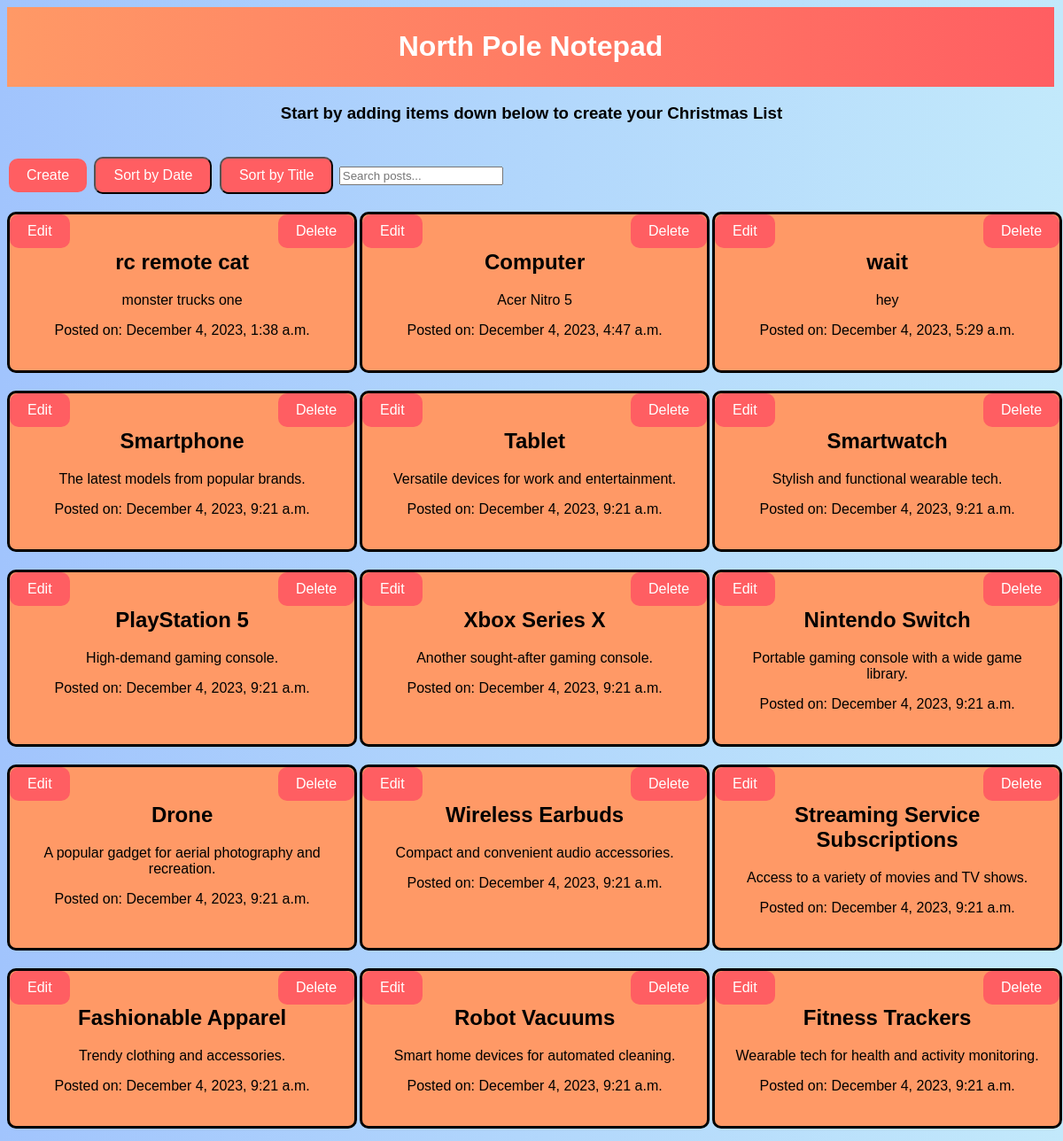
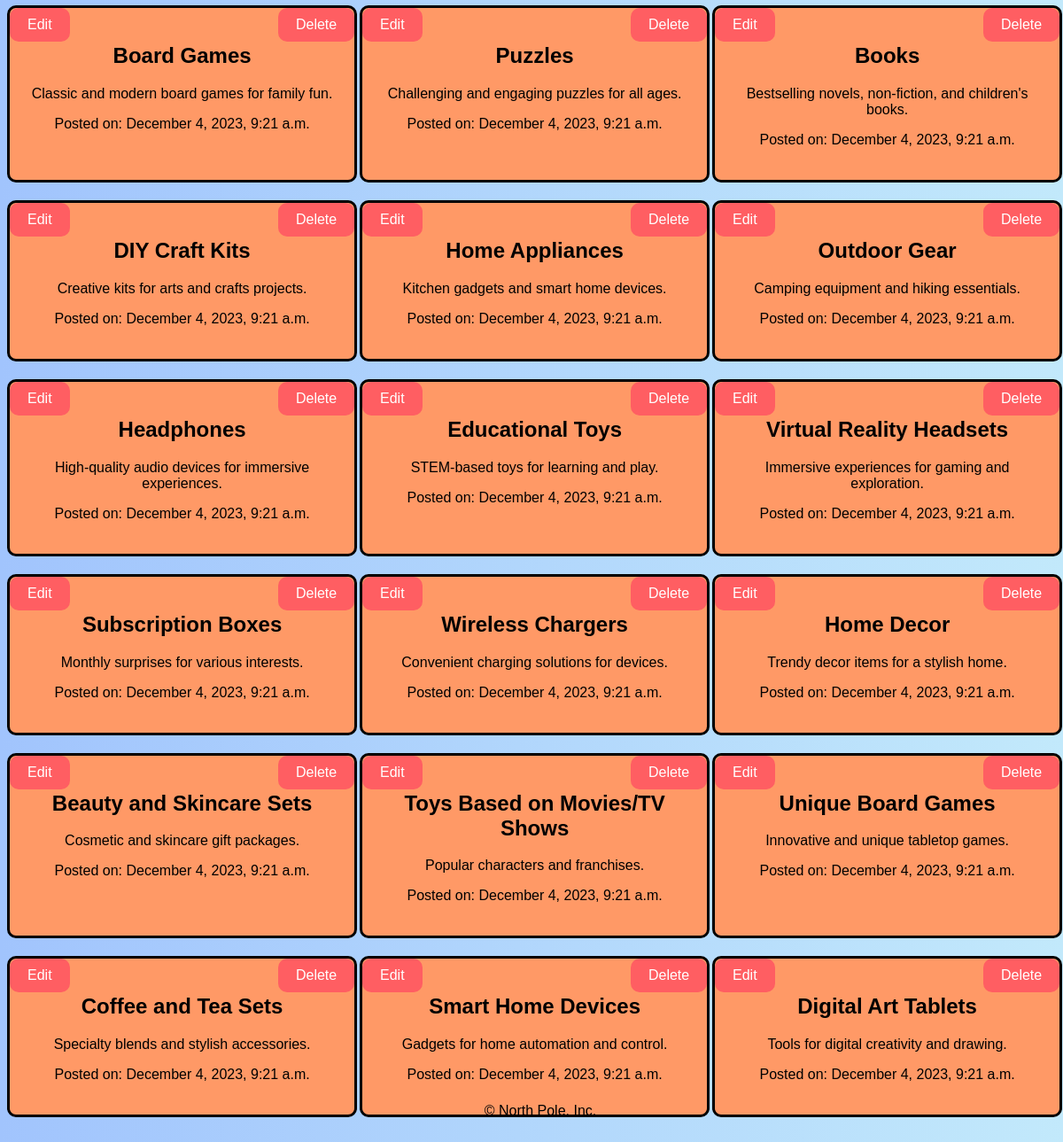
The page / on the database its author committed (2 pictures, top to bottom).
### blog_app/models.py (models this page shows)
class Post(models.Model):
    title = models.CharField(max_length=200)
    content = models.TextField()
    created_at = models.DateTimeField(auto_now_add=True)

### blog_app/views.py (the view)
# urls.py: path('', views.post_list, name='post_list'),
def post_list(request):
    posts = Post.objects.all()
    return render(request, 'post_list.html', {'posts': posts})

### blog_app/templates/post_list.html (shortened to what this page needs)
{% extends 'base.html' %}
{% load static %}
{% block content %}
    <center>
        <h3>Start by adding items down below to create your Christmas List</h3>
    </center>
    <a href="{% url 'post_new' %}" class="button">Create</a>
    <button id="sort-by-date" class="button">Sort by Date</button>
    <button id="sort-by-title" class="button">Sort by Title</button>
    <input type="text" id="search-bar" placeholder="Search posts...">
    <div class="post-container">
        {% for post in posts %}
        <div class="post" id="post-{{ post.id }}" data-created="{{ post.created_at }}" data-title="{{ post.title|escapejs }}">
            <a href="{% url 'post_delete' post.id %}" class="delete-button">Delete</a>
            <a href="{% url 'post_edit' post.id %}" class="edit-button">Edit</a>
            <h2>{{ post.title }}</h2>
            <p>{{ post.content }}</p>
            <p>Posted on: {{ post.created_at|date:"F j, Y, P" }}</p>
        </div>
        {% endfor %}
    </div>
{% endblock %}

### blog_app/static/styles.css (style rules this page uses)
body { font-family: Arial, sans-serif; background: linear-gradient(to right, #a1c4fd, #c2e9fb); }
.post-container { column-gap: 10px; display: grid; grid-template-columns: repeat(3, 1fr); }
.post { break-inside: avoid; padding: 20px; margin-bottom: 20px; border: 3px solid #000000; background-color: #ff9966; text-align: center; position: relative; border-radius: 10px; width: 90%; }
.button { background-color: #ff5e62; color: white; padding: 10px 20px; text-align: center; text-decoration: none; display: inline-block; font-size: 16px; margin: 20px 2px; cursor: pointer; border-radius: 10px; }
.delete-button { position: absolute; top: 0; right: 0; background-color: #ff5e62; color: white; padding: 10px 20px; text-align: center; text-decoration: none; display: inline-block; font-size: 16px; cursor: pointer; border-radius: 10px; }
.edit-button { position: absolute; top: 0; left: 0; background-color: #ff5e62; color: white; padding: 10px 20px; text-align: center; text-decoration: none; display: inline-block; font-size: 16px; cursor: pointer; border-radius: 10px; }

### rows shown on the page
Post: title "rc remote cat", content "monster trucks one", created_at "December 4, 2023, 1:38 a.m."
Post: title "Computer", content "Acer Nitro 5", created_at "December 4, 2023, 4:47 a.m."
Post: title "wait", content "hey", created_at "December 4, 2023, 5:29 a.m."
Post: title "Smartphone", content "The latest models from popular brands.", created_at "December 4, 2023, 9:21 a.m."
Post: title "Tablet", content "Versatile devices for work and entertainment.", created_at "December 4, 2023, 9:21 a.m."
Post: title "Smartwatch", content "Stylish and functional wearable tech.", created_at "December 4, 2023, 9:21 a.m."
Post: title "PlayStation 5", content "High-demand gaming console.", created_at "December 4, 2023, 9:21 a.m."
Post: title "Xbox Series X", content "Another sought-after gaming console.", created_at "December 4, 2023, 9:21 a.m."
Post: title "Nintendo Switch", content "Portable gaming console with a wide game library.", created_at "December 4, 2023, 9:21 a.m."
Post: title "Drone", content "A popular gadget for aerial photography and recreation.", created_at "December 4, 2023, 9:21 a.m."
Post: title "Wireless Earbuds", content "Compact and convenient audio accessories.", created_at "December 4, 2023, 9:21 a.m."
Post: title "Streaming Service Subscriptions", content "Access to a variety of movies and TV shows.", created_at "December 4, 2023, 9:21 a.m."
Post: title "Fashionable Apparel", content "Trendy clothing and accessories.", created_at "December 4, 2023, 9:21 a.m."
Post: title "Robot Vacuums", content "Smart home devices for automated cleaning.", created_at "December 4, 2023, 9:21 a.m."
Post: title "Fitness Trackers", content "Wearable tech for health and activity monitoring.", created_at "December 4, 2023, 9:21 a.m."
Post: title "Board Games", content "Classic and modern board games for family fun.", created_at "December 4, 2023, 9:21 a.m."
Post: title "Puzzles", content "Challenging and engaging puzzles for all ages.", created_at "December 4, 2023, 9:21 a.m."
Post: title "Books", content "Bestselling novels, non-fiction, and children's books.", created_at "December 4, 2023, 9:21 a.m."
Post: title "DIY Craft Kits", content "Creative kits for arts and crafts projects.", created_at "December 4, 2023, 9:21 a.m."
Post: title "Home Appliances", content "Kitchen gadgets and smart home devices.", created_at "December 4, 2023, 9:21 a.m."
Post: title "Outdoor Gear", content "Camping equipment and hiking essentials.", created_at "December 4, 2023, 9:21 a.m."
Post: title "Headphones", content "High-quality audio devices for immersive experiences.", created_at "December 4, 2023, 9:21 a.m."
Post: title "Educational Toys", content "STEM-based toys for learning and play.", created_at "December 4, 2023, 9:21 a.m."
Post: title "Virtual Reality Headsets", content "Immersive experiences for gaming and exploration.", created_at "December 4, 2023, 9:21 a.m."
Post: title "Subscription Boxes", content "Monthly surprises for various interests.", created_at "December 4, 2023, 9:21 a.m."
Post: title "Wireless Chargers", content "Convenient charging solutions for devices.", created_at "December 4, 2023, 9:21 a.m."
Post: title "Home Decor", content "Trendy decor items for a stylish home.", created_at "December 4, 2023, 9:21 a.m."
Post: title "Beauty and Skincare Sets", content "Cosmetic and skincare gift packages.", created_at "December 4, 2023, 9:21 a.m."
Post: title "Toys Based on Movies/TV Shows", content "Popular characters and franchises.", created_at "December 4, 2023, 9:21 a.m."
Post: title "Unique Board Games", content "Innovative and unique tabletop games.", created_at "December 4, 2023, 9:21 a.m."
Post: title "Coffee and Tea Sets", content "Specialty blends and stylish accessories.", created_at "December 4, 2023, 9:21 a.m."
Post: title "Smart Home Devices", content "Gadgets for home automation and control.", created_at "December 4, 2023, 9:21 a.m."
Post: title "Digital Art Tablets", content "Tools for digital creativity and drawing.", created_at "December 4, 2023, 9:21 a.m."
